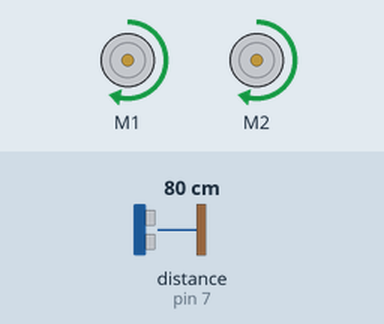
Simulated run of this sketch. Board: Arduino Uno, built with avr-gcc and run on an emulated ATmega328P. On the bench: 2 × DC motor (green arrow = forward, orange = backward, longer = faster). Wiring (inferred from the names in the program): ultrasonic range finder: trigger pin 8; echo pin 7. The inputs (shaded band) are chosen by the test bench; at power-on: distance to the obstacle (sensor on pin 7) 80 cm. The echo pulse lasts 58.3 µs per cm.

Above: at 1.2 s.
1.3 s: distance to the obstacle (sensor on pin 7) set to 23 cm
2.8 s: distance to the obstacle (sensor on pin 7) set to 19 cm
At 4.0 s:
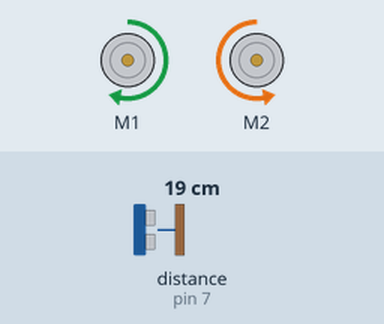
4.3 s: distance to the obstacle (sensor on pin 7) set to 35 cm
At 5.2 s:
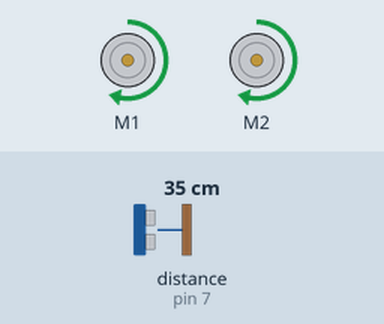
5.8 s: distance to the obstacle (sensor on pin 7) set to 2 cm
At 6.3 s:
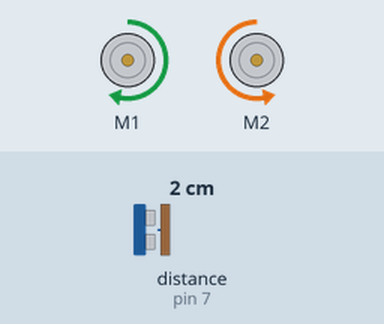
Timing chart, 0 to 8.3 s (numbered marks = the images above; inputs shaded):
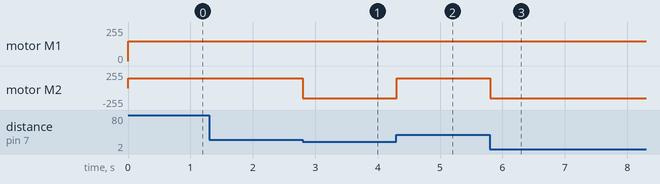

The sketch:

Robot_code.ino
```cpp
/*This coding is developed by Mudit Lal .
 View our video at this link
 https://www.youtube.com/watch?v=JXEivVXzFtw and the tutorial is - http://www.instructables.com/id/Obstacle-Avoiding-Robot-Motor-Shield/*/
/* ----------------------------------------------------Setting up the sensor and the motor shield----------------------------------------------------*/
#define trigPin 8//Attach Trig to port 8
#define echoPin 7//Attach Echo to port 7
#include <AFMotor.h>//Make sure you install the directory
AF_DCMotor motor1(1,MOTOR12_64KHZ);
AF_DCMotor motor2(2, MOTOR12_64KHZ);

/* ----------------------------------------------------------------Setting up the motors-------------------------------------------------------------*/

void setup() {
  Serial.begin(9600);
   pinMode(trigPin, OUTPUT);
  pinMode(echoPin, INPUT);
  motor1.setSpeed(150);//Sets up the speed of motors
motor2.setSpeed (150);
}

void loop() {

/* -------------------------------------------------------This process is continously repeated-------------------------------------------------------*/

   long duration, distance;
  digitalWrite(trigPin, LOW);
  delayMicroseconds(2);
  digitalWrite(trigPin, HIGH);

  delayMicroseconds(10);
  digitalWrite(trigPin, LOW);
  duration = pulseIn(echoPin, HIGH);
  distance = (duration/2) / 29.1;
  if (distance < 20)//If an object is in distance of 20cm

 /* ---------------------------------------------------This will happen when an object is detected---------------------------------------------------*/

 {
    motor1.run(FORWARD); //The robot turns
    motor2.run (BACKWARD);

}

  /* -------------------------------------------------------If there is nothing in front of it--------------------------------------------------------*/

  else {
delay (2);
   motor1.run(FORWARD); // If there is nothing then the robot will keep moving forward
    motor2.run(FORWARD);
  }


}
```

Measured:
- the behaviour switches between 21 and 20 cm on distance to the obstacle (sensor on pin 7) (found by bisection; images 0 and 1)
- after the input at 1.3 s, every drawn part: stays the same
- after the input at 2.8 s, motor M2: forward 150/255 → backward 150/255 at once
- after the input at 4.3 s, motor M2: backward 150/255 → forward 150/255 at once
- after the input at 5.8 s, motor M2: forward 150/255 → backward 150/255 at once
